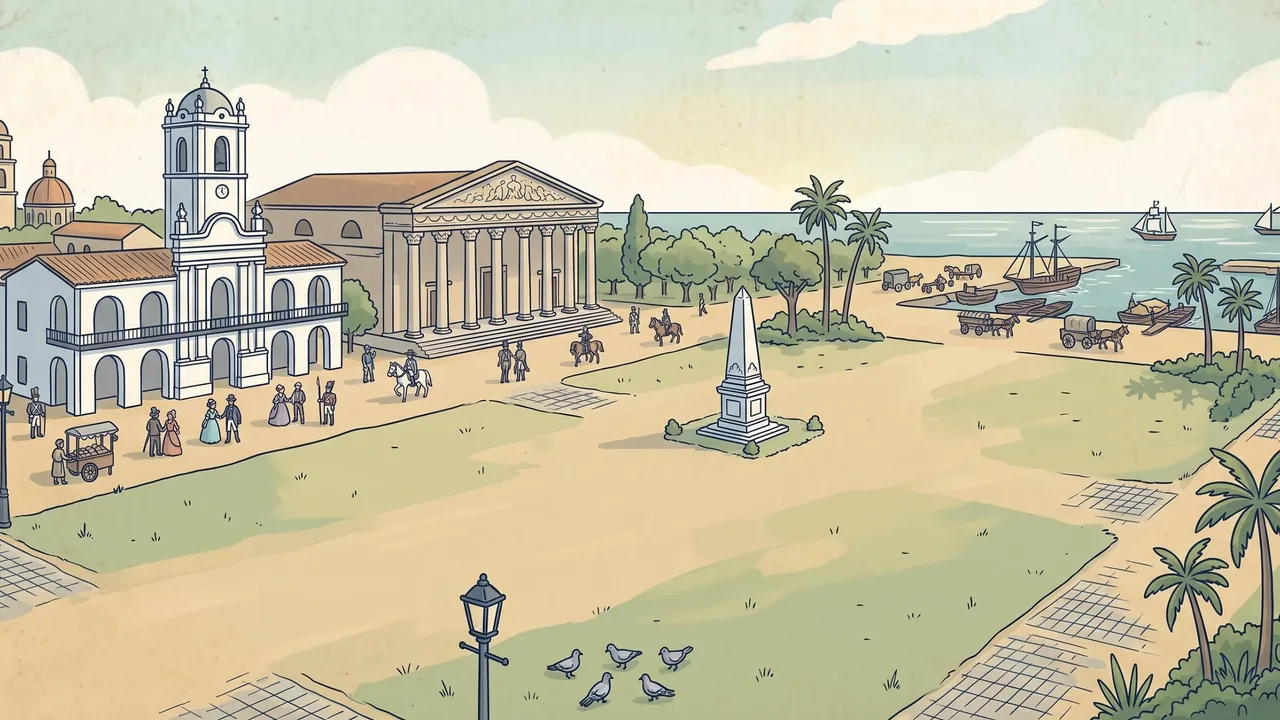
#> input picture assets/escena_baires.webp, 1280 x 720 px, given in place of 81c3a780-image.jpg, which was not available
$ python procesar_imagenes.py
#> lines starting #> are read from the running program, lines starting #| are printed output that depends on the picture; pictures that were not available may be replaced by others from this repository, and a replacement may not be noted
import numpy as np, json, sys
from PIL import Image, ImageDraw, ImageFilter
from scipy import ndimage as ndi

UP = '/root/.claude/uploads/da9d2706-ce32-5492-87b8-9d6518d7d1ce/'
SRC = {
 'tarjeta':'8d284a03','iconos':'99511134','fichas':'fb49b848',
 'baires':'81c3a780','cruce':'ff000a1b','uspallata':'eb2eca1f','mendoza':'a7afeac2',
 'sierras':'fd0005a2','norte':'b04c7275','santafe':'bca3080c','yapeyu':'2fa5067c','portada':'6510ef66'}
def load(k): return Image.open(UP+SRC[k]+'-image.jpg').convert('RGB')
#> called with k = 'baires'
#> returned value is the input picture: PIL image 1280x720 RGB; mean R, G, B 199.4, 194.1, 166.9

def frame_crop(im, name):
#> called with name = 'baires'
    a = np.asarray(im).astype(float)
    lum = a.mean(axis=2)
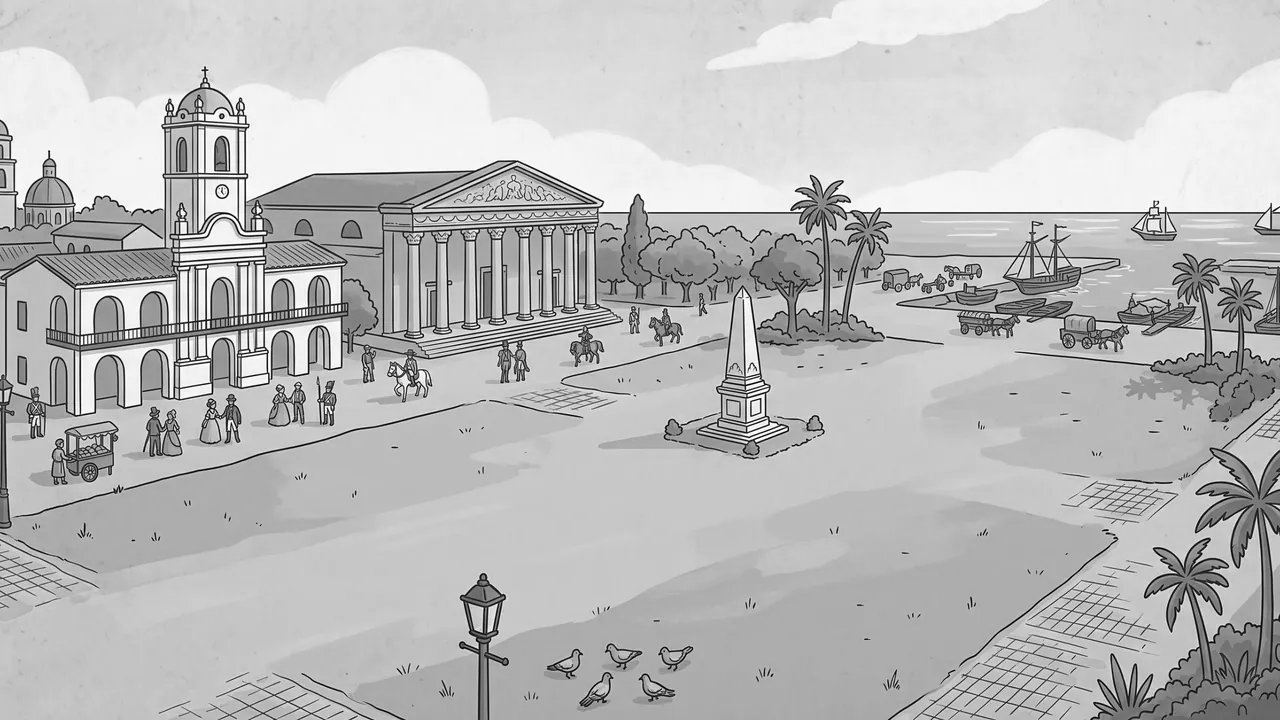
#> lum: shape (720, 1280) float64; min 0, max 255, mean 186.8
    dark = lum < 95
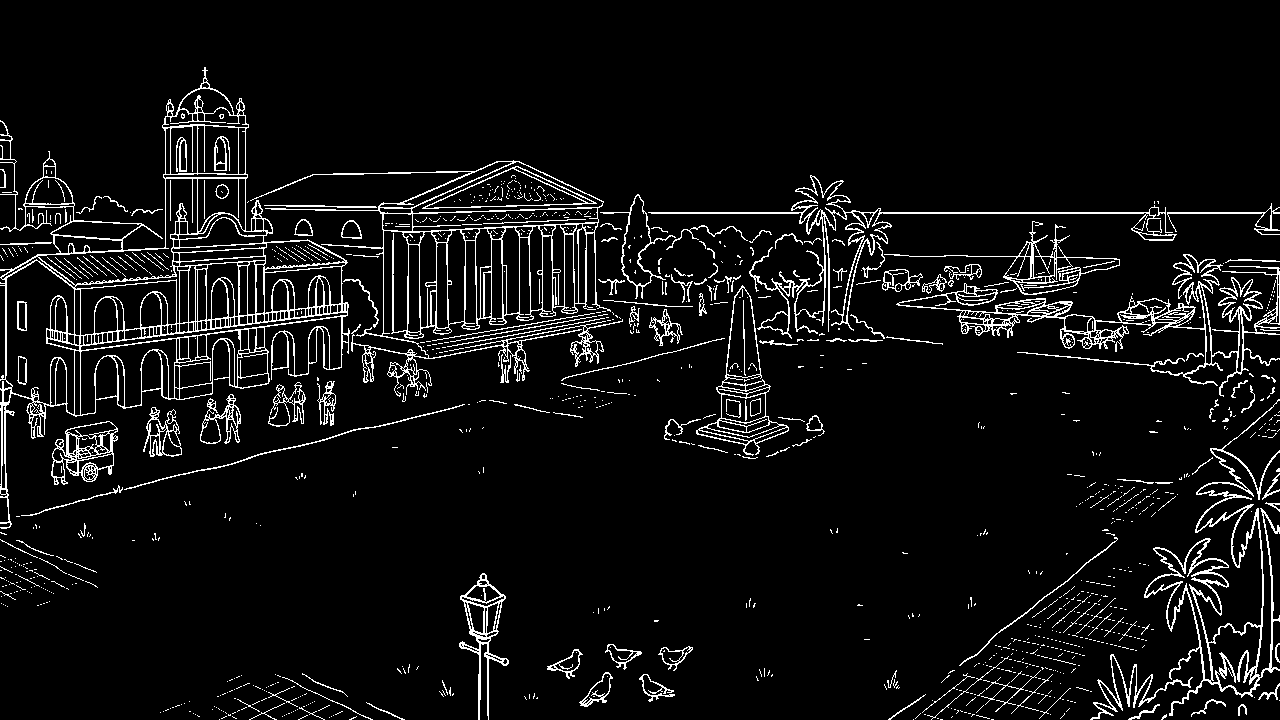
#> dark: shape (720, 1280) bool; 6.3% white in thin lines or dots
    H, W = dark.shape
#> H = 720; W = 1280
    def first(vals, thr=0.45):
#> called with thr = 0.45
        for i, v in enumerate(vals):
            if v > thr: return i
        return None
    top = first([dark[r, 300:W-300].mean() for r in range(0, 220)])
#> top = 212
    bot = first([dark[H-1-r, 300:W-300].mean() for r in range(0, 220)])
#> the loop in first (call 2), `for i, v in enumerate(vals):` made 220 passes
#> v on passes 1 to 3: 0.0338, 0.0353, 0.0368
#> bot = None
    lef = first([dark[300:H-300, c].mean() for c in range(0, 220)])
#> the loop in first, `for i, v in enumerate(vals):` made 6 passes
#> v on passes 1 to 6: 0.0833, 0.192, 0.367, 0.242, 0.158, 0.833
#> lef = 5
    rig = first([dark[300:H-300, W-1-c].mean() for c in range(0, 220)])
#> the loop in first, `for i, v in enumerate(vals):` made 38 passes
#> v on passes 1 to 12: 0.283, 0.0833, 0.208, 0.233, 0.125, 0.183, 0.217, 0.2, 0.167, 0.158, 0.183, 0.167
#> rig = 37
    print(name, 'frame', top, bot, lef, rig)
#| baires frame 212 None 5 37
    m = 12
    x0, y0 = (lef or 30) + m, (top or 25) + m
#> x0 = 17; y0 = 224
    x1, y1 = W - ((rig or 30) + m), H - ((bot or 30) + m)
#> x1 = 1231; y1 = 678
    inner = im.crop((x0, y0, x1, y1))
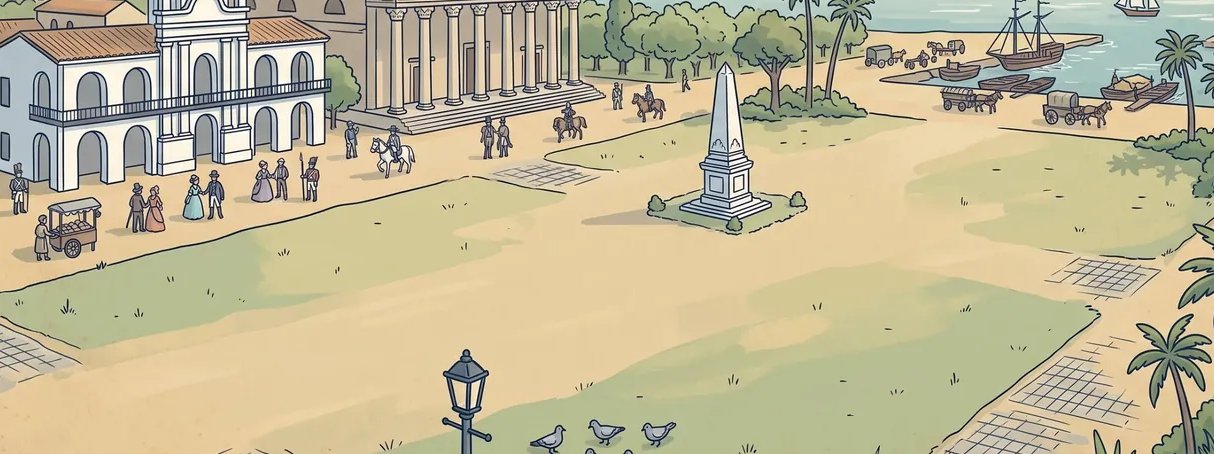
#> inner: PIL image 1214x454 RGB; mean R, G, B 192.2, 182.9, 150.3
    w, h = inner.size
#> w = 1214; h = 454
    if w / h > 16 / 9:
        nw = int(h * 16 / 9); ox = (w - nw) // 2
#> after `nw = int(h * 16 / 9)`: nw = 807
#> after `ox = (w - nw) // 2`: ox = 203
        inner = inner.crop((ox, 0, ox + nw, h))
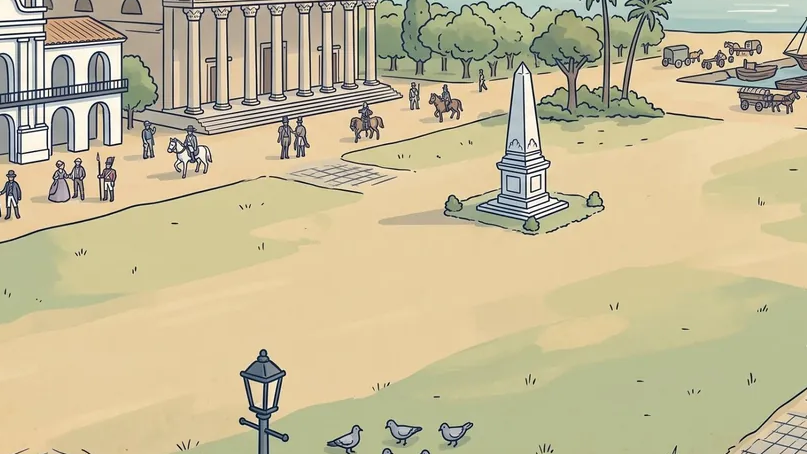
#> inner: PIL image 807x454 RGB; mean R, G, B 196, 185.7, 150.4
    else:
        nh = int(w * 9 / 16); oy = (h - nh) // 2
        inner = inner.crop((0, oy, w, oy + nh))
    return inner

for k in ['baires','cruce','uspallata','mendoza','sierras','norte','santafe','yapeyu','portada']:
    im = frame_crop(load(k), k).resize((1280, 720), Image.LANCZOS)
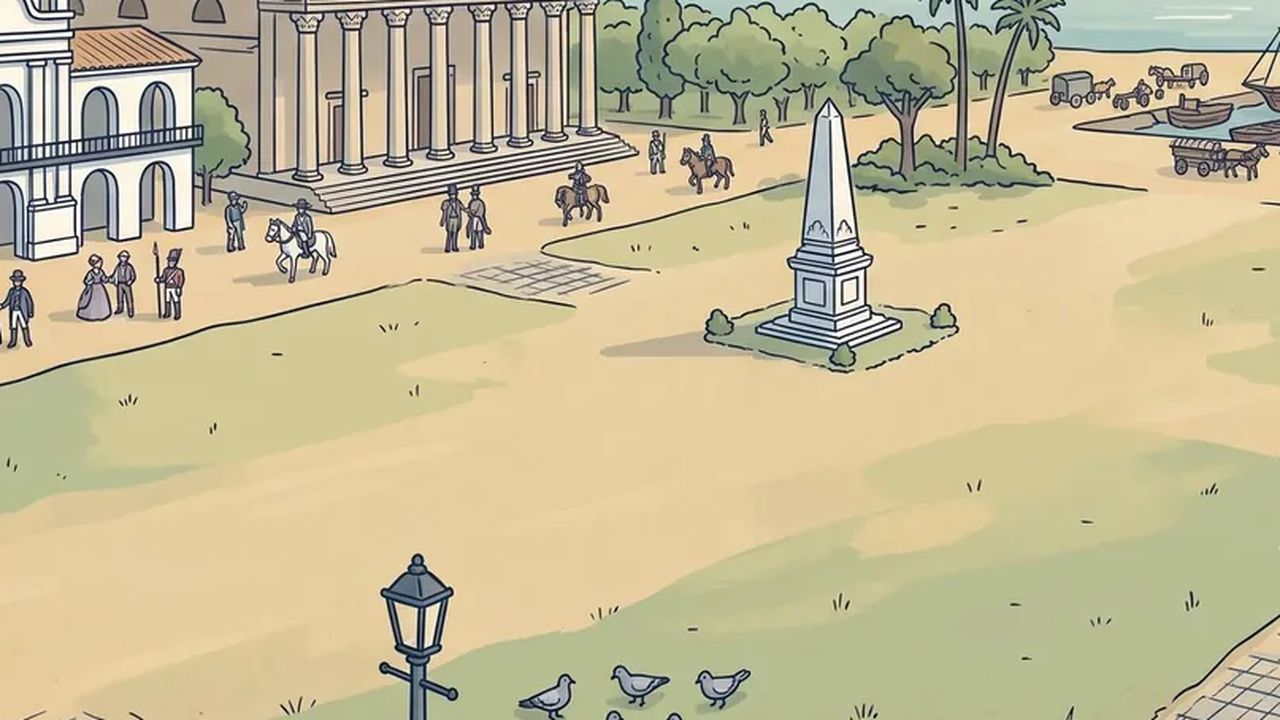
#> im: PIL image 1280x720 RGB; mean R, G, B 196, 185.7, 150.4
    out = 'assets/escena_%s.webp' % k if k != 'portada' else 'assets/portada.webp'
    im.save(out, 'WEBP', quality=80, method=6)
#> pass 2 of the loop `for k in ['baires','cruce','uspallata','mendoza','sierras','norte','sa..`:
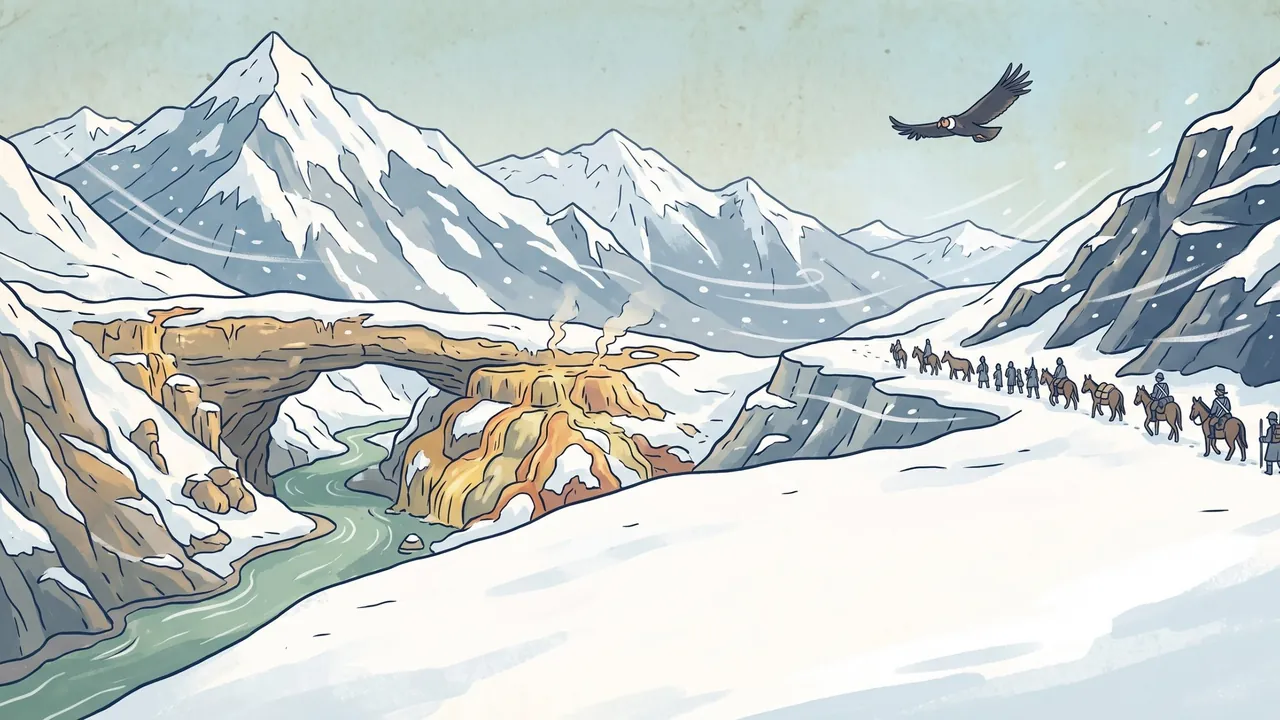
#> input picture assets/escena_cruce.webp, 1280 x 720 px, given in place of ff000a1b-image.jpg, which was not available
#> in load, returned value is the input picture: PIL image 1280x720 RGB; mean R, G, B 196.7, 204.3, 202.3
#> in frame_crop (call 2), `dark = lum < 95`:
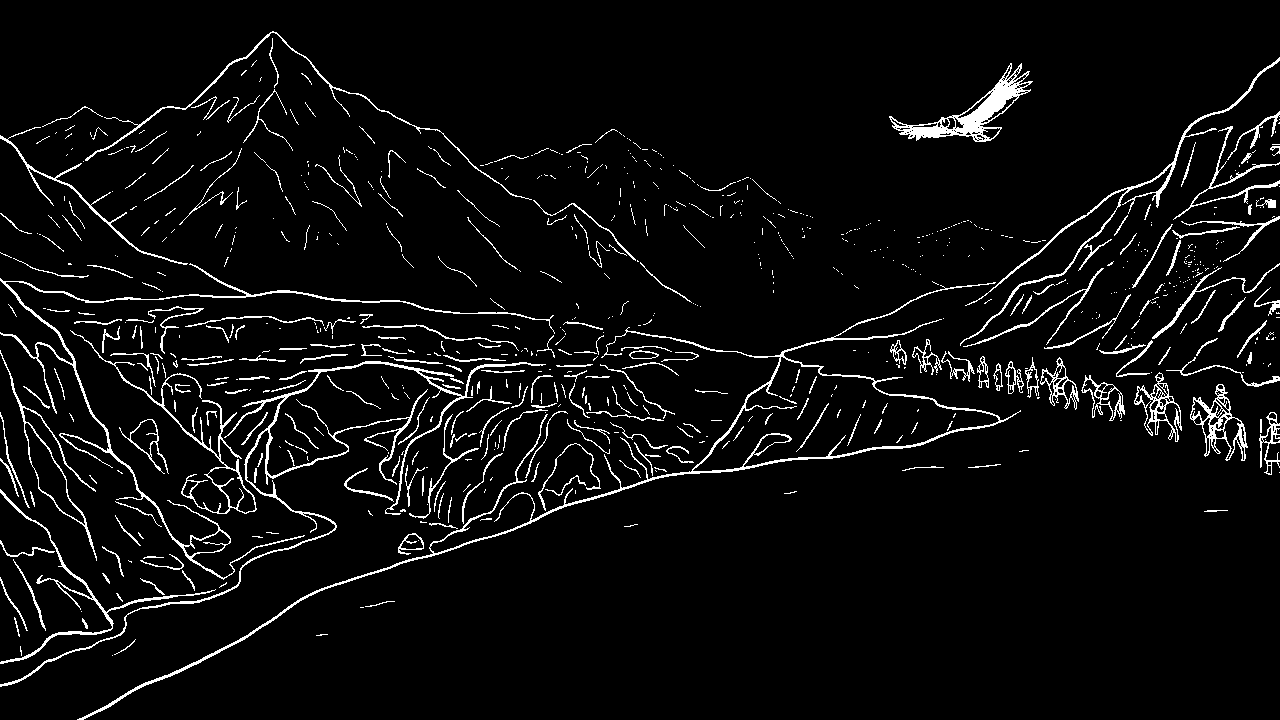
#> dark: shape (720, 1280) bool; 5% white in thin lines or dots
#> top = None
#| cruce frame None None None None
#> x0 = 42; y0 = 37
#> x1 = 1238
#> in frame_crop (call 2), `inner = inner.crop((ox, 0, ox + nw, h))`:
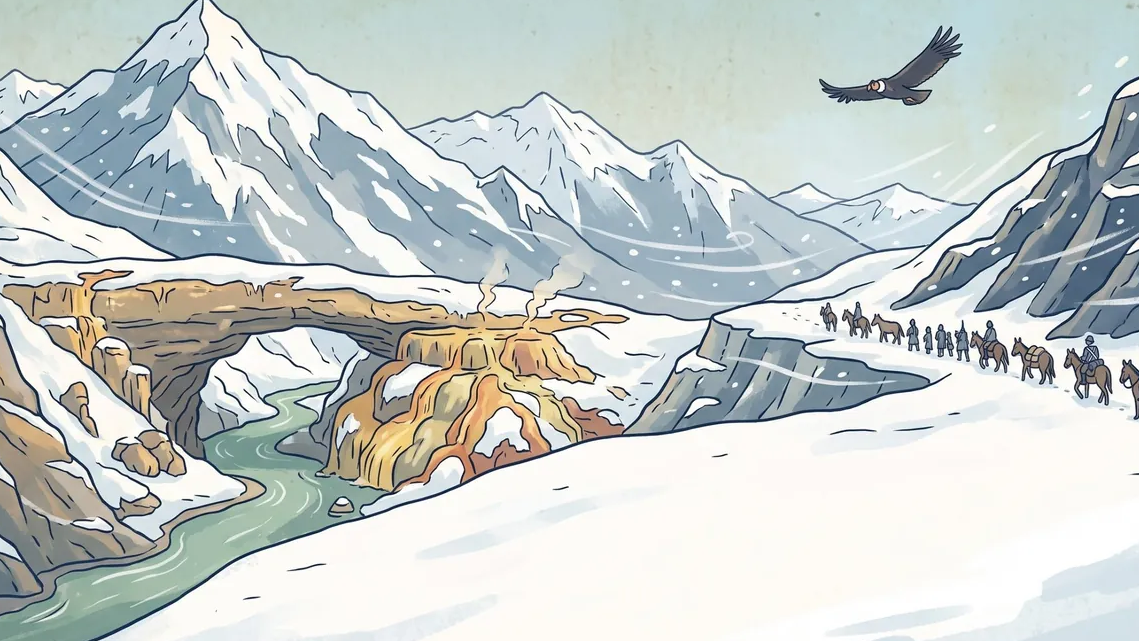
#> inner: PIL image 1139x641 RGB; mean R, G, B 198.6, 205, 202.6
#> (the run stopped early here; a loop or call above may not have finished)
